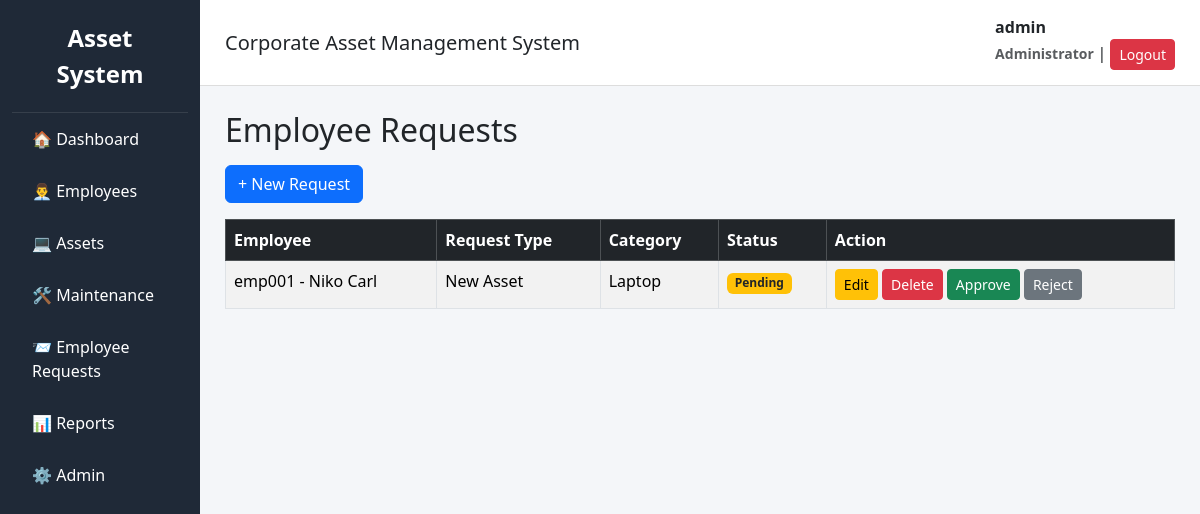
The page /requests/ (signed in) on the database as committed earlier.
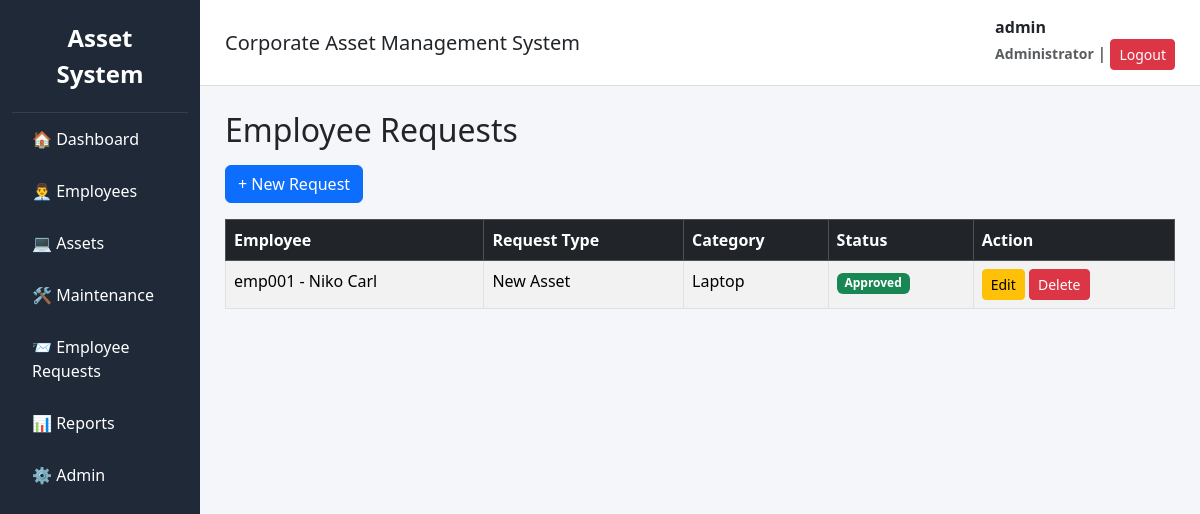
The same page on the database as committed later.
### requests_app/models.py (models this page shows, shortened)
class EmployeeRequest(models.Model):
    REQUEST_TYPES = (
        ("New Asset", "New Asset"),
        ("Replacement", "Replacement"),
        ("Damage Report", "Damage Report"),
    )
    STATUS_CHOICES = (
        ("Pending", "Pending"),
        ("Approved", "Approved"),
        ("Rejected", "Rejected"),
        ("Completed", "Completed"),
    )
    employee = models.ForeignKey(
        Employee,
        on_delete=models.CASCADE
    )
    request_type = models.CharField(
        max_length=30,
        choices=REQUEST_TYPES
    )
    asset_category = models.ForeignKey(
        AssetCategory,
        on_delete=models.SET_NULL,
        null=True,
        blank=True
    )
    asset = models.ForeignKey(
        Asset,
        on_delete=models.SET_NULL,
        null=True,
        blank=True
    )
    description = models.TextField()
    status = models.CharField(
        max_length=20,
        choices=STATUS_CHOICES,
        default="Pending"
    )
    approved_by = models.ForeignKey(
        settings.AUTH_USER_MODEL,
        on_delete=models.SET_NULL,
        null=True,
        blank=True
    )
    approved_at = models.DateTimeField(
        null=True,
        blank=True
    )
    created_at = models.DateTimeField(
        auto_now_add=True
    )

### employees/models.py (models this page shows)
class Employee(models.Model):
    STATUS_CHOICES = (
        ('Active', 'Active'),
        ('Inactive', 'Inactive'),
    )
    employee_code = models.CharField(max_length=20, unique=True)
    user = models.OneToOneField(
        settings.AUTH_USER_MODEL,
        on_delete=models.CASCADE
    )
    department = models.ForeignKey(
        Department,
        on_delete=models.PROTECT
    )
    designation = models.ForeignKey(
        Designation,
        on_delete=models.PROTECT
    )
    first_name = models.CharField(max_length=100)
    last_name = models.CharField(max_length=100)
    email = models.EmailField(unique=True)
    phone = models.CharField(max_length=20)
    joining_date = models.DateField()
    status = models.CharField(
        max_length=10,
        choices=STATUS_CHOICES,
        default='Active'
    )
    created_at = models.DateTimeField(auto_now_add=True)
    updated_at = models.DateTimeField(auto_now=True)
    def __str__(self):
        return f"{self.employee_code} - {self.first_name} {self.last_name}"

### assets/models.py (models this page shows)
class AssetCategory(models.Model):
    category_name = models.CharField(max_length=100, unique=True)
    description = models.TextField(blank=True)
    def __str__(self):
        return self.category_name

### requests_app/views.py (the view)
@login_required
def request_list(request):
    requests = EmployeeRequest.objects.select_related(
        "employee",
        "asset",
        "asset_category",
        "approved_by",
    )
    return render(
        request,
        "requests_app/request_list.html",
        {
            "requests": requests,
        },
    )

### templates/requests_app/request_list.html (shortened to what this page needs)
{% extends "base.html" %}
{% block content %}
<h2 class="mb-3">Employee Requests</h2>
<a href="{% url 'request_create' %}" class="btn btn-primary mb-3">
    + New Request
</a>
<table class="table table-bordered table-striped">
    <thead class="table-dark">
        <tr>
            <th>Employee</th>
            <th>Request Type</th>
            <th>Category</th>
            <th>Status</th>
            <th>Action</th>
        </tr>
    </thead>
    <tbody>
    {% for request in requests %}
        <tr>
            <td>{{ request.employee }}</td>
            <td>{{ request.request_type }}</td>
            <td>{{ request.asset_category }}</td>
            <td>{% if request.status == "Pending" %}
<span class="badge bg-warning text-dark">
Pending
</span>
{% elif request.status == "Approved" %}
<span class="badge bg-success">
Approved
</span>
{% elif request.status == "Rejected" %}
<span class="badge bg-danger">
Rejected
</span>
{% else %}
<span class="badge bg-primary">
Completed
</span>
{% endif %}</td>
            <td>
                <a href="{% url 'request_update' request.id %}" class="btn btn-warning btn-sm">
                    Edit
                </a>
                <a href="{% url 'request_delete' request.id %}" class="btn btn-danger btn-sm">
                    Delete
                </a>
                {% if request.status == "Pending" %}
                    <a href="{% url 'request_approve' request.id %}" class="btn btn-success btn-sm">
                        Approve
                    </a>
                    <a href="{% url 'request_reject' request.id %}" class="btn btn-secondary btn-sm">
                        Reject
                    </a>
                {% endif %}
            </td>
        </tr>
    {% empty %}
        <tr>
            <td colspan="5" class="text-center">
                No requests found.
            </td>
        </tr>
    {% endfor %}
    </tbody>
</table>
{% endblock %}

Rows that differ between the two databases and show on the page:
changed EmployeeRequest "New Asset": status "Pending Approve Reject" → "Approved"
